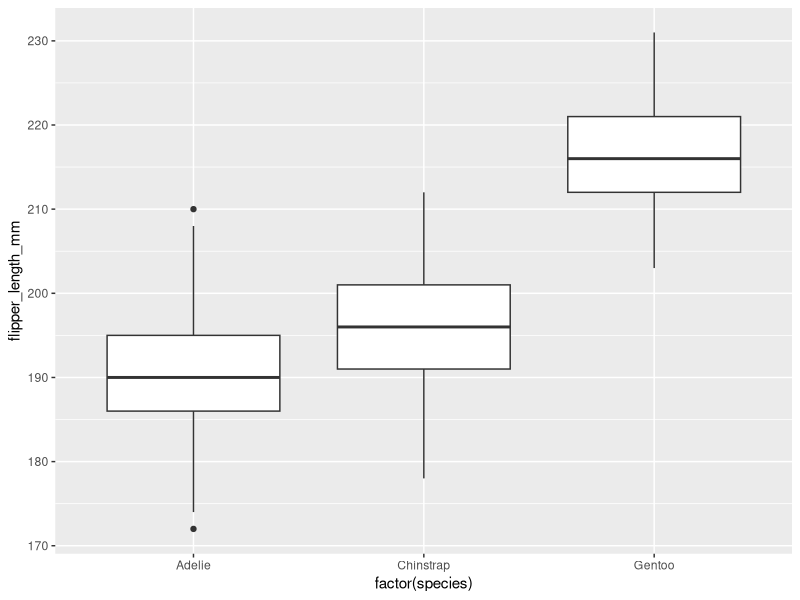
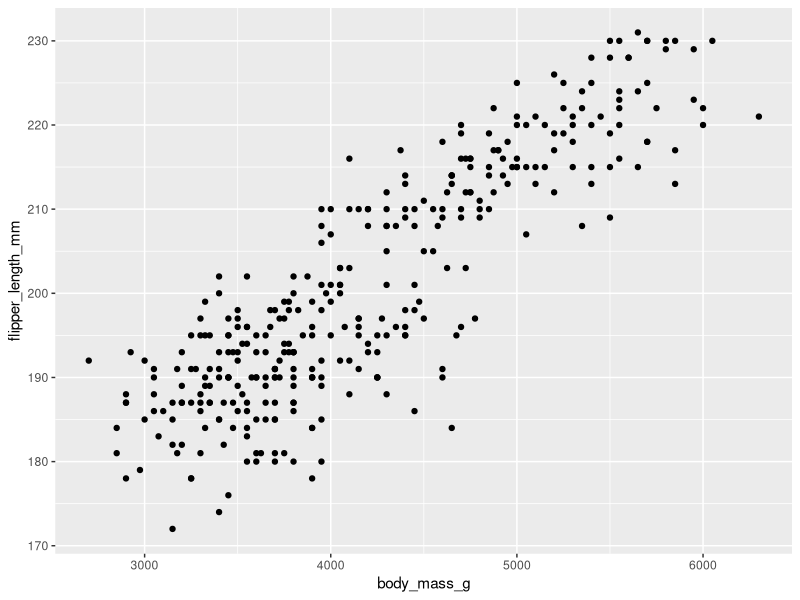
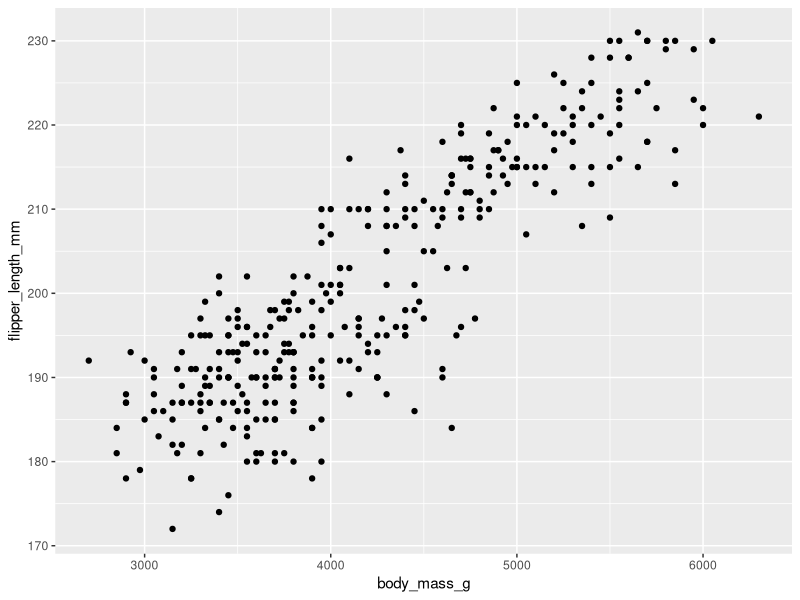
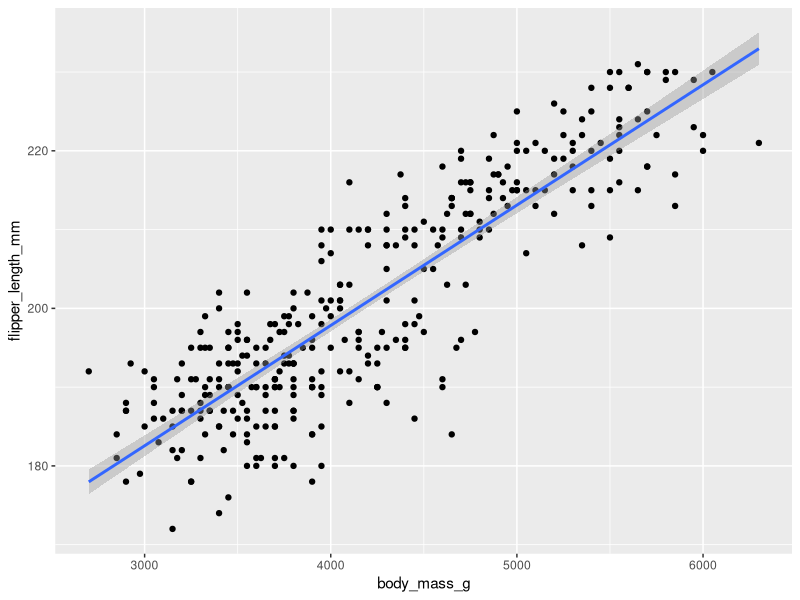
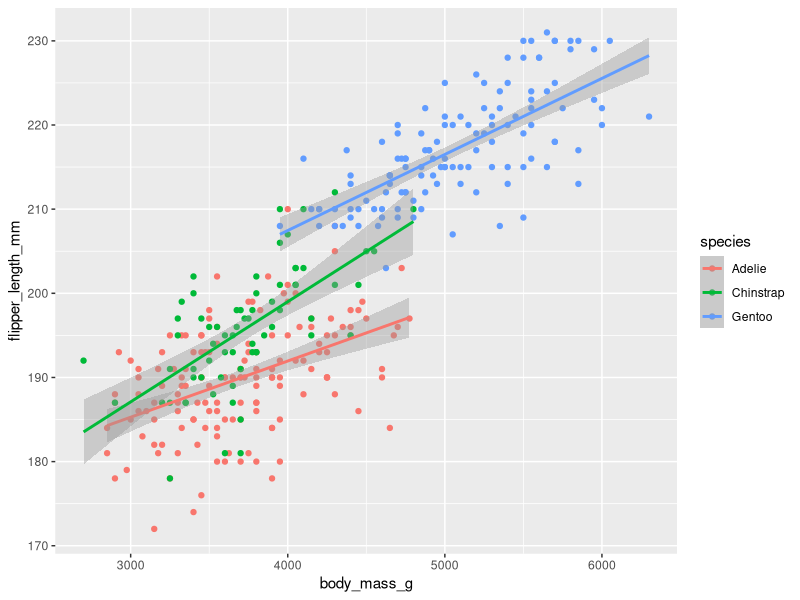
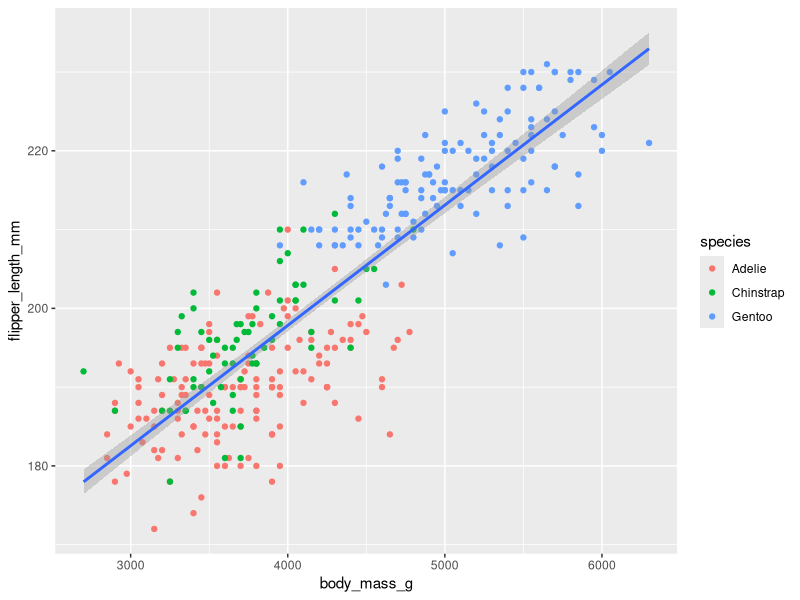
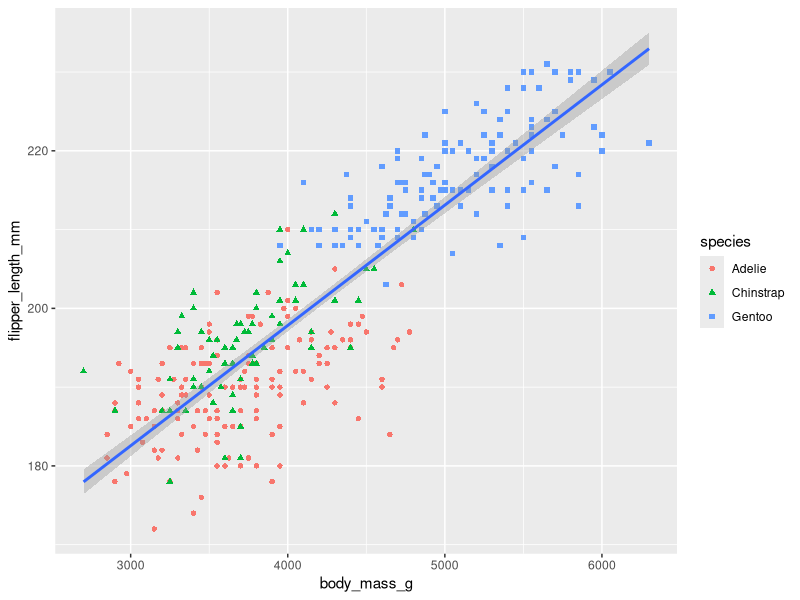
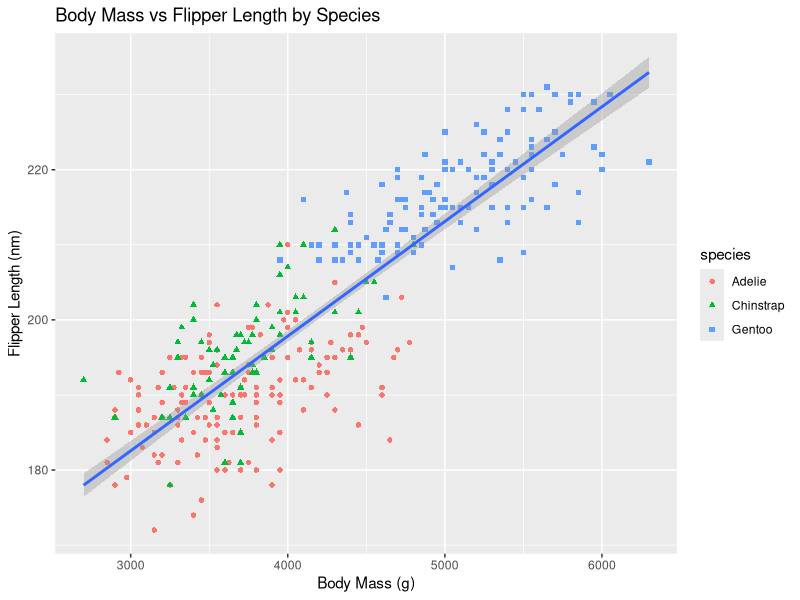

These charts were generated, in order, by the following R code: (Note: this script raises an error after producing the figures.)
## ---- chunk 1
library(tidyverse)
library(palmerpenguins)
## ---- chunk 2

## ---- chunk 3

## ---- chunk 4

## ---- chunk 5

## ---- chunk 6
ggplot(data = penguins, aes(x = factor(species), y = flipper_length_mm)) + geom_boxplot(na.rm = TRUE)
## ---- chunk 7

## ---- chunk 8
ggplot(data = penguins, aes(x = body_mass_g, y = flipper_length_mm)) + geom_point()
## ---- chunk 9

## ---- chunk 10
ggplot(data = penguins, aes(x = body_mass_g, y = flipper_length_mm)) + geom_point(na.rm = TRUE)
## ---- chunk 11
ggplot(data = penguins, aes(x = body_mass_g, y = flipper_length_mm)) + geom_point(na.rm = TRUE) + geom_smooth(method = "lm", na.rm = TRUE)
## ---- chunk 12
ggplot(data = penguins, aes(x = body_mass_g, y = flipper_length_mm, color = species)) + geom_point(na.rm = TRUE) + geom_smooth(method = "lm", na.rm = TRUE)
## ---- chunk 13
ggplot(data = penguins, aes(x = body_mass_g, y = flipper_length_mm)) + geom_point(na.rm = TRUE, aes(color = species)) + geom_smooth(method = "lm", na.rm = TRUE)
## ---- chunk 14
ggplot(data = penguins, aes(x = body_mass_g, y = flipper_length_mm)) + geom_point(na.rm = TRUE, aes(color = species, shape = species)) + geom_smooth(method = "lm", na.rm = TRUE)
## ---- chunk 15
ggplot(data = penguins, aes(x = body_mass_g, y = flipper_length_mm)) +
  geom_point(na.rm = TRUE, aes(color = species, shape = species)) +
  geom_smooth(method = "lm", na.rm = TRUE) +
  labs(
    title = "Body Mass vs Flipper Length by Species",
    x = "Body Mass (g)",
    y = "Flipper Length (nm)"
  )
## ---- chunk 16
ggplot(data = penguins, aes(x = bill_length_mm, y = bill_depth_mm)) +
  geom_point(na.rm = TRUE, aes(color = species, shape = species)) +
  geom_smooth(method = "lm", na.rm = TRUE) +
  labs(
    title = "Bill Length vs Bill Depth by Species",
    x = "Bill Length (mm)",
    y = "Bill Depth (mm)"
  )
## ---- chunk 17

## ---- chunk 18
ggplot(data = penguins, aes(x = factor(species))) + geom_bar()
## ---- chunk 19

## ---- chunk 20
ggplot(data = penguins, aes(x = factor(species))) + geom_bar(color = species)
## ---- chunk 21
ggplot(data = penguins, aes(x = factor(species), fill = species)) + geom_bar()
## ---- chunk 22
ggplot(data = penguins, aes(x = factor(island), fill = island)) + geom_bar()
## ---- chunk 23

## ---- chunk 24
ggplot(data = penguins, aes(x = factor(island), fill = species)) + geom_bar()
